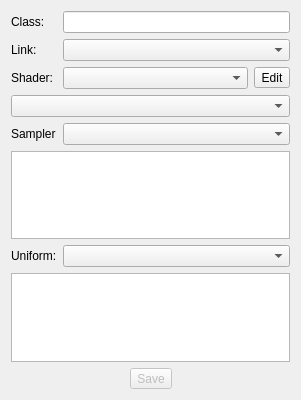
<?xml version="1.0" encoding="UTF-8"?>
<ui version="4.0">
 <class>MaterialWidget</class>
 <widget class="QWidget" name="MaterialWidget">
  <property name="geometry">
   <rect>
    <x>0</x>
    <y>0</y>
    <width>301</width>
    <height>400</height>
   </rect>
  </property>
  <property name="windowTitle">
   <string>Material Settings[*]</string>
  </property>
  <layout class="QGridLayout" name="gridLayout">
   <item row="0" column="0">
    <widget class="QLabel" name="label_2">
     <property name="sizePolicy">
      <sizepolicy hsizetype="Fixed" vsizetype="Preferred">
       <horstretch>0</horstretch>
       <verstretch>0</verstretch>
      </sizepolicy>
     </property>
     <property name="text">
      <string>Class:</string>
     </property>
    </widget>
   </item>
   <item row="0" column="1" colspan="2">
    <widget class="QLineEdit" name="m_className"/>
   </item>
   <item row="1" column="0">
    <widget class="QLabel" name="label_5">
     <property name="text">
      <string>Link:</string>
     </property>
    </widget>
   </item>
   <item row="1" column="1" colspan="2">
    <widget class="MaterialComboBox" name="m_linkMaterial"/>
   </item>
   <item row="2" column="0">
    <widget class="QLabel" name="label">
     <property name="text">
      <string>Shader:</string>
     </property>
    </widget>
   </item>
   <item row="2" column="1">
    <widget class="ShaderComboBox" name="m_shader"/>
   </item>
   <item row="2" column="2">
    <widget class="QToolButton" name="m_editShader">
     <property name="text">
      <string>Edit</string>
     </property>
    </widget>
   </item>
   <item row="3" column="0" colspan="3">
    <widget class="CheckBoxList" name="m_shaderFlags"/>
   </item>
   <item row="4" column="0">
    <widget class="QLabel" name="label_3">
     <property name="text">
      <string>Sampler</string>
     </property>
    </widget>
   </item>
   <item row="4" column="1" colspan="2">
    <widget class="QComboBox" name="m_texUnitCombo"/>
   </item>
   <item row="5" column="0" colspan="3">
    <widget class="QPropertyEditorWidget" name="m_texUnitProperties"/>
   </item>
   <item row="6" column="0">
    <widget class="QLabel" name="label_4">
     <property name="text">
      <string>Uniform:</string>
     </property>
    </widget>
   </item>
   <item row="6" column="1" colspan="2">
    <widget class="QComboBox" name="m_uniformCombo"/>
   </item>
   <item row="7" column="0" colspan="3">
    <widget class="QPropertyEditorWidget" name="m_uniformProperties"/>
   </item>
   <item row="8" column="0" colspan="3">
    <layout class="QHBoxLayout">
     <item>
      <spacer>
       <property name="orientation">
        <enum>Qt::Horizontal</enum>
       </property>
       <property name="sizeHint" stdset="0">
        <size>
         <width>40</width>
         <height>20</height>
        </size>
       </property>
      </spacer>
     </item>
     <item>
      <widget class="QToolButton" name="m_saveButton">
       <property name="enabled">
        <bool>false</bool>
       </property>
       <property name="text">
        <string>Save</string>
       </property>
      </widget>
     </item>
     <item>
      <spacer>
       <property name="orientation">
        <enum>Qt::Horizontal</enum>
       </property>
       <property name="sizeHint" stdset="0">
        <size>
         <width>40</width>
         <height>20</height>
        </size>
       </property>
      </spacer>
     </item>
    </layout>
   </item>
  </layout>
 </widget>
 <customwidgets>
  <customwidget>
   <class>ShaderComboBox</class>
   <extends>QComboBox</extends>
   <header>ShaderComboBox.h</header>
  </customwidget>
  <customwidget>
   <class>QPropertyEditorWidget</class>
   <extends>QTreeView</extends>
   <header location="global">QPropertyEditor/QPropertyEditorWidget.h</header>
  </customwidget>
  <customwidget>
   <class>MaterialComboBox</class>
   <extends>QComboBox</extends>
   <header>MaterialCombobox.h</header>
  </customwidget>
  <customwidget>
   <class>CheckBoxList</class>
   <extends>QComboBox</extends>
   <header>CheckBoxList.h</header>
  </customwidget>
 </customwidgets>
 <resources/>
 <connections/>
</ui>
